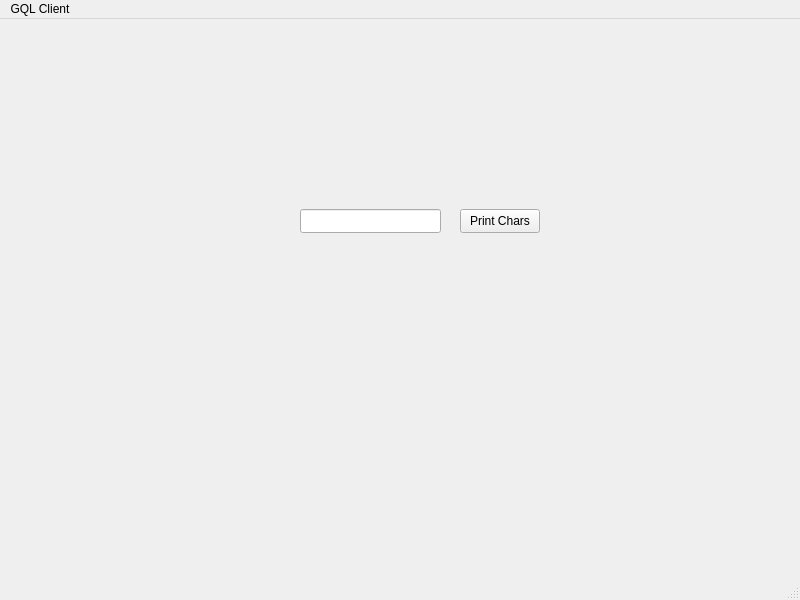
<?xml version="1.0" encoding="UTF-8"?>
<ui version="4.0">
 <class>MainWindow</class>
 <widget class="QMainWindow" name="MainWindow">
  <property name="geometry">
   <rect>
    <x>0</x>
    <y>0</y>
    <width>800</width>
    <height>600</height>
   </rect>
  </property>
  <property name="windowTitle">
   <string>MainWindow</string>
  </property>
  <widget class="QWidget" name="centralwidget">
   <widget class="QPushButton" name="testPushButton">
    <property name="geometry">
     <rect>
      <x>460</x>
      <y>190</y>
      <width>80</width>
      <height>24</height>
     </rect>
    </property>
    <property name="text">
     <string>Print Chars</string>
    </property>
   </widget>
   <widget class="QLineEdit" name="testLineEdit">
    <property name="geometry">
     <rect>
      <x>300</x>
      <y>190</y>
      <width>141</width>
      <height>24</height>
     </rect>
    </property>
   </widget>
  </widget>
  <widget class="QMenuBar" name="menubar">
   <property name="geometry">
    <rect>
     <x>0</x>
     <y>0</y>
     <width>800</width>
     <height>21</height>
    </rect>
   </property>
   <widget class="QMenu" name="menuGQL_Client">
    <property name="title">
     <string>GQL Client</string>
    </property>
   </widget>
   <addaction name="menuGQL_Client"/>
  </widget>
  <widget class="QStatusBar" name="statusbar"/>
 </widget>
 <resources/>
 <connections/>
</ui>
